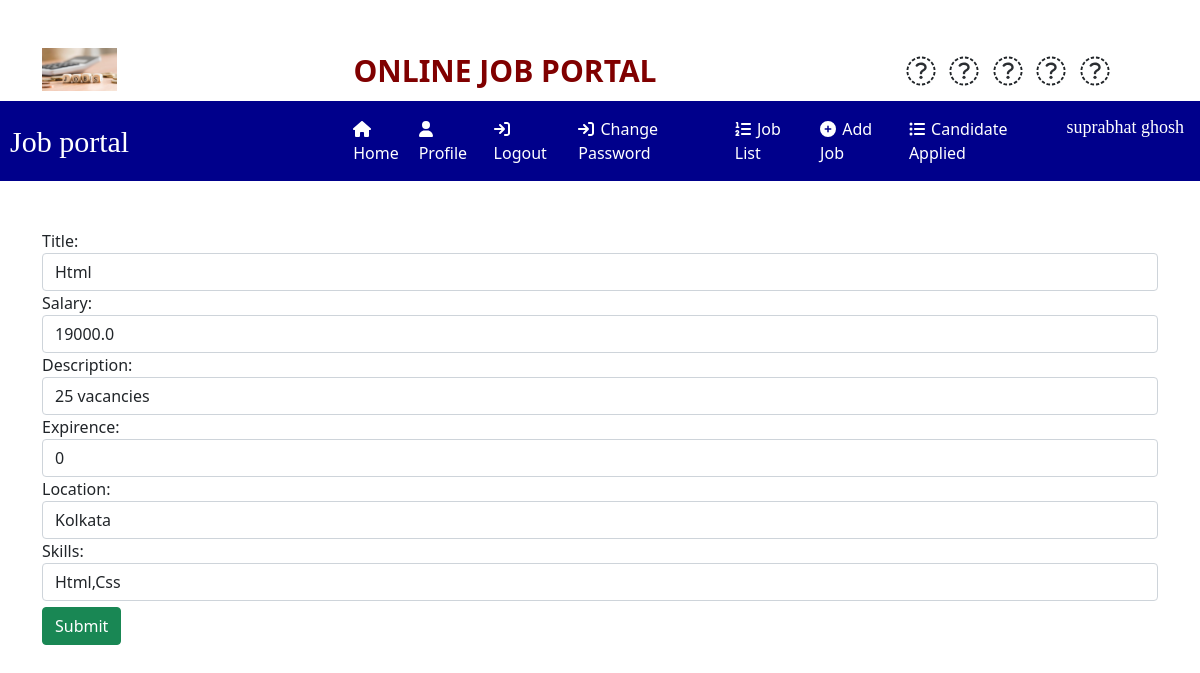
Page /edit_job/4/ (signed in) on the committed database.
### JOB/models.py (models this page shows)
class reqruiteruser(models.Model):
    user=models.OneToOneField(User, on_delete=models.CASCADE)
    mobile=models.CharField(max_length=15,default="")
    image=models.FileField(null=True,default="")
    gender=models.CharField(max_length=10,default="")
    company=models.CharField(max_length=50,default="")
    first_name=models.CharField(max_length=50,default="")
    last_name=models.CharField(max_length=50,default="")
    role = models.CharField( max_length=10,default="")
    email=models.CharField(max_length=50,default="")

class job(models.Model):
    reqruiteruser=models.ForeignKey(reqruiteruser, on_delete=models.CASCADE)
    title=models.CharField(max_length=50,default="",null=True)
    salary=models.FloatField(max_length=50,default="",null=True)
    description=models.CharField(max_length=200,default="")
    expirence=models.CharField(max_length=200,default="")
    location=models.CharField(max_length=200,default="",null=True)
    skills=models.CharField(max_length=150,default="")
    date=models.DateTimeField(default=timezone.now)

### JOB/views.py (the view)
# urls.py: path('edit_job/<int:pid>/', views.edit_job,name="edit_job"),
def edit_job(request,pid):
    if not request.user.is_authenticated:
        return HttpResponseRedirect('/reqruiter_login/')
    js=job.objects.get(pk=pid)
    if request.method=="POST":
        form=AddJobForm(request.POST,instance=js)
        if form.is_valid():
            form.save()
            return HttpResponseRedirect('/job_list/')
    else:
        pi=job.objects.get(pk=pid)
        form=AddJobForm(instance=pi)
    return render(request,'edit_job.html',{'form':form})

### JOB/forms.py
class AddJobForm(forms.ModelForm):
    title=forms.CharField(label='Title',max_length=50,widget=forms.TextInput(attrs={'class':'form-control'}))
    salary=forms.CharField(label='Salary',max_length=30,widget=forms.TextInput(attrs={'class':'form-control'}))
    description=forms.CharField(label='Description',max_length=200,widget=forms.TextInput(attrs={'class':'form-control'}))
    expirence=forms.CharField(label='Expirence',max_length=200,widget=forms.TextInput(attrs={'class':'form-control'}))
    location=forms.CharField(label='Location',widget=forms.TextInput(attrs={'class':'form-control'}))
    skills=forms.CharField(label='Skills',max_length=200,widget=forms.TextInput(attrs={'class':'form-control'}))
    class Meta:
        model=job
        fields=['title','salary','description','expirence','location','skills']

### JOB/templates/edit_job.html (shortened to what this page needs)
{% load static %}
{% block body %}
{% include "navigation2.html" %}
<form method="post" class="container mt-5" enctype="multipart/form-data">
{% for fm in form %}
    <div class="form-group">
        {{fm.label_tag}} {{fm}} {{fm.errors|striptags}}
    </div>
{% endfor %}
<input type="submit" value="Submit" class="btn btn-success" style="margin-top:6px; ">
</form>
{% endblock body %}

### JOB/templates/navigation2.html (shortened to what this page needs)
<!DOCTYPE html>
<html lang="en">
<head>
    {% load static %}
    <link rel="stylesheet" href="{% static 'css/all.min.css' %}">
    <link rel="stylesheet" href="{% static 'css/bootstrap.css' %}">
    <link rel="stylesheet" href="https://cdnjs.cloudflare.com/ajax/libs/font-awesome/4.7.0/css/font-awesome.min.css">
</head>
<body>
    <div class="container">
        <div class="row">
            <div class="col-sm-2 mt-5">
                <img src="{% static 'img/4.png' %}" style="width:75px " alt="logo">
            </div>
            <div class="col-sm-6 mt-5 text-center">
                <span style="font-weight: bold ; font-size: 30px">
                    <span style=" color:maroon ">ONLINE JOB</span>
                    <span style=" color:maroon ">PORTAL</span>
                </span>
            </div>
            <div class="col-sm-4 mt-5" style="padding-left:10%">
                <span style="font-weight: bold ;font-size:30px ">
                    <span style="padding:2px"><i class="fa fa-twitter"></i></span>
                    <span style="padding:3px"><i class="fa fa-linkedin "></i></span>
                    <span style="padding:3px"><i class="fa fa-instagram "></i></span>
                    <span style="padding:3px"><i class="fa fa-facebook "></i></span>
                    <span style="padding:3px"><i class="fa fa-telegram "></i></span>
                </span>
            </div>
        </div>
    </div>
    <nav class="navbar navbar-expand-sm mt-2" style="background-color:darkblue">
    <a href="#" class="navbar-brand text-white font-weight-bold " style="padding-left:10px; font-family:Monotype Corsiva; font-size:30px">Job portal</a>
    <ul class="navbar-nav">
        <li class="nav-item">
            <a href="{% url 'index' %}" class="nav-link" style="margin-left:200px"><i class="fa fa-home" style="margin-right:2px"></i>Home</a>
        </li>
        {% if request.user.is_authenticated %}
        <li class="nav-item">
            <a href="{% url 'Rdashboard' %}" class="nav-link"><i class="fa fa-user"style="margin-right:2px"></i>Profile</a>
        </li>
        <li class="nav-item">
            <a href="{% url 'reqruiter_logout' %}" class="nav-link"> <i class="fa fa-sign-in"style="margin-right:2px"></i> Logout</a>
        </li>
        <li class="nav-item">
            <a href="{% url 'change_password2' %}" class="nav-link"> <i class="fa fa-sign-in"style="margin-right:2px"></i> Change Password</a>
        </li>
        <li class="nav-item">
            <a href="{% url 'job_list' %}" class="nav-link"> <i class="fa fa-list-ol"style="margin-right:2px"></i> Job List</a>
        </li>
        <li class="nav-item">
            <a href="{% url 'add_job' %}" class="nav-link"> <i class="fa fa-plus-circle"style="margin-right:2px"></i> Add Job</a>
        </li>
        <li class="nav-item">
            <a href="{% url 'candidate_apply' %}" class="nav-link"> <i class="fa fa-list-ul"style="margin-right:2px"></i> Candidate Applied</a>
        </li>
        {% endif %}
        <a href="#" class="navbar-brand text-white font-weight-bold " style="padding-left:6px; font-family:Monotype Corsiva; font-size:18px">{{request.user.reqruiteruser.first_name}} {{request.user.reqruiteruser.last_name}}</a>
    </ul>
    </nav>
</body>
</html>

### JOB/templates/navigation2.html (style rules this page uses)
.nav-link { color:white; margin-right:4px; }

### rows in the picture
job: form "Html" "19000.0" "25 vacancies" "0" "Kolkata" "Html,Css"

### other values in the picture
{{ request.user.reqruiteruser.first_name }} "suprabhat"
{{ request.user.reqruiteruser.last_name }} "ghosh"
{{ fm.label_tag }} "Title:" "Salary:" "Description:" "Expirence:" "Location:" "Skills:"
